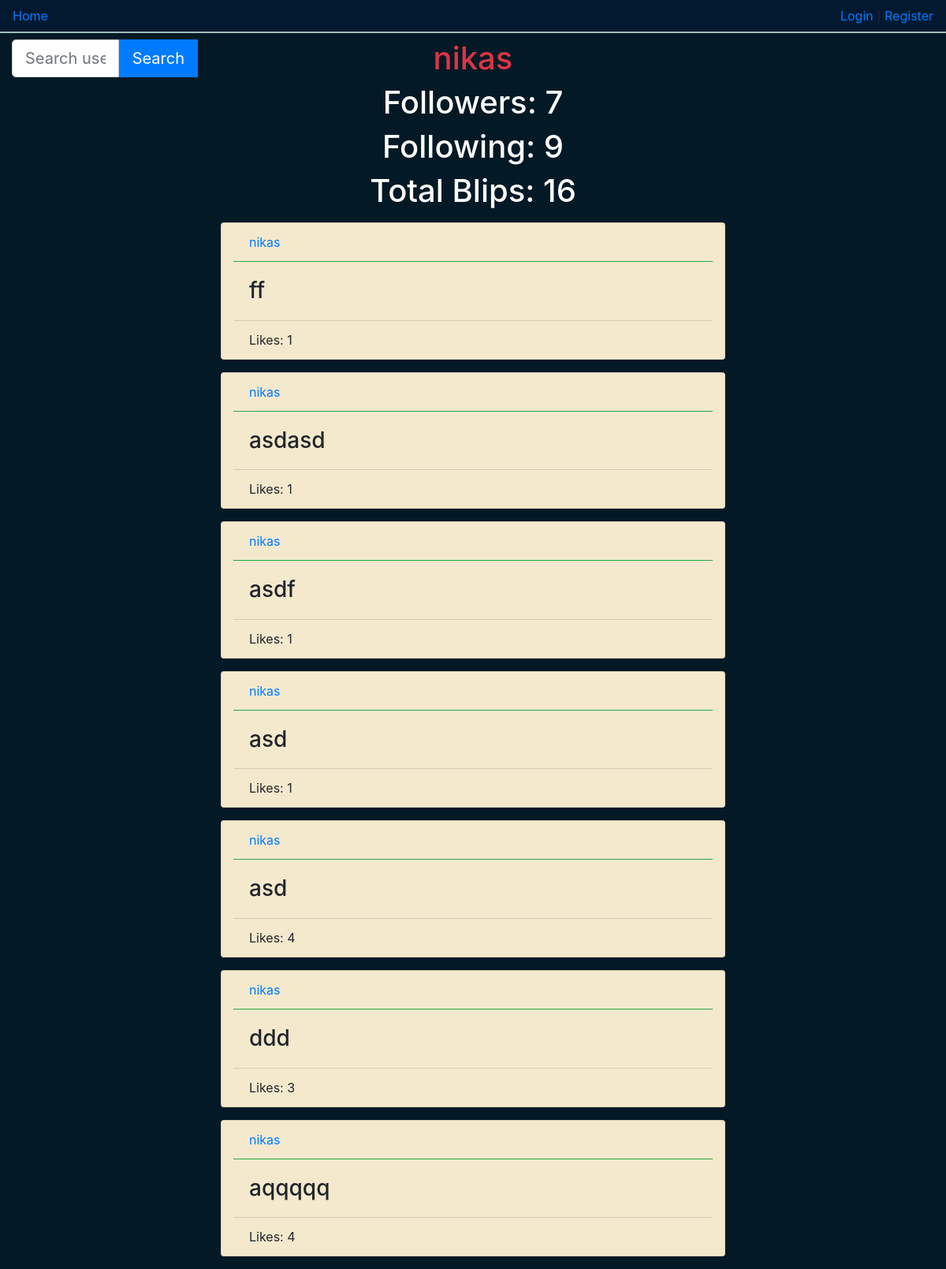
/profile/2?page=2, run on the app's committed database.
### account/models.py (models this page shows, shortened)
class Account(AbstractBaseUser):
    email 			= models.EmailField(verbose_name="email", max_length=60, unique=True)
    username 		= models.CharField(max_length=30, unique=True)
    date_joined		= models.DateTimeField(verbose_name='date joined', auto_now_add=True)
    last_login		= models.DateTimeField(verbose_name='last login', auto_now=True)
    is_admin		= models.BooleanField(default=False)
    is_active		= models.BooleanField(default=True)
    is_staff		= models.BooleanField(default=False)
    is_superuser	= models.BooleanField(default=False)
    followers       = models.ManyToManyField('self', related_name="u_followers", symmetrical=False)
    following       = models.ManyToManyField('self', related_name="u_following", symmetrical=False)
    USERNAME_FIELD 	= 'username'
    REQUIRED_FIELDS = ['email']
    objects = MyAccountManager()
    def __str__(self):
        return self.username

### main/models.py (models this page shows, shortened)
class Post(models.Model):
    poster = models.ForeignKey(Account, on_delete=models.CASCADE)
    content = models.TextField(default='', max_length=255)
    likes = models.IntegerField(default=0)
    date_posted = models.DateTimeField(verbose_name='date posted', auto_now=True)
    likers = models.ManyToManyField(Account, related_name="likers")
    objects = models.Manager()

### main/views.py (the view)
# urls.py: path('profile/<id>', views.profile_view, name='profile'),
def profile_view(request, id):
    context={
    }
    page_num = request.GET.get('page',1)
    try:
        user = Account.objects.get(id=id)
        posts = Post.objects.filter(poster=user)
        context['user_profile'] = user
        try:
            page = Paginator(posts, posts_per_page).page(page_num)
        except EmptyPage:
            page = Paginator(posts, posts_per_page).page(1)
        context['posts'] = page
        context['posts_count'] = posts.count()
    except ObjectDoesNotExist:
        messages.warning(request, 'Account not found!')
        return redirect('/')
    return render(request, 'home.html', context)

### main/templates/home.html (shortened to what this page needs)
{% extends "index.html" %}
{% block content %}
<div>
    <div class="mb-3 postBar">
    {% if user_profile %}
        <div style="text-align: center;">
            <h1 class="text-danger">{{user_profile.username}}</h1>
            <h1 class="text-white">Followers: {{user_profile.followers.all.count}}</h1>
            <h1 class="text-white">Following: {{user_profile.following.all.count}}</h1>
            <h1 class="text-white">Total Blips: {{posts_count}}</h1>
        </div>
    {% endif %}
    </div>
    <div class="infinite-container">
        {% for post in posts %}
        <div class="card container mb-3 infinite-item" style="max-width: 40rem;">
            <div class="card-header bg-transparent border-success">
                <div class="d-flex justify-content-between">
                    <a href="/profile/{{post.poster.id}}">{{post.poster}}</a>
                </div>
            </div>
            <div class="card-body ">
                <h3 class="card-text">{{ post.content }}</h3>
            </div>
            <div class="card-footer bg-transparent border-success=">
            <div class="d-flex justify-content-between">
                <span id="{{post.id}}">Likes: {{ post.likes }}</span>
            </div>
            </div>
        </div>
        {% endfor %}
    </div>
</div>
{% endblock content %}

### main/templates/home.html (style rules this page uses)
.postBar { text-align: center; min-width: 40rem; }
.infinite-item { background-color: #F4E9CD; }

### templates/index.html (style rules this page uses)
body { background-color: #031926; }

### data on the page
Account: username "nikas", followers.all.count "7", following.all.count "9"
Post: poster "nikas", content "ff", likes "1"
Post: poster "nikas", content "asdasd", likes "1"
Post: poster "nikas", content "asdf", likes "1"
Post: poster "nikas", content "asd", likes "1"
Post: poster "nikas", content "asd", likes "4"
Post: poster "nikas", content "ddd", likes "3"
Post: poster "nikas", content "aqqqqq", likes "4"

### other printed values
{{ posts_count }} "16"
